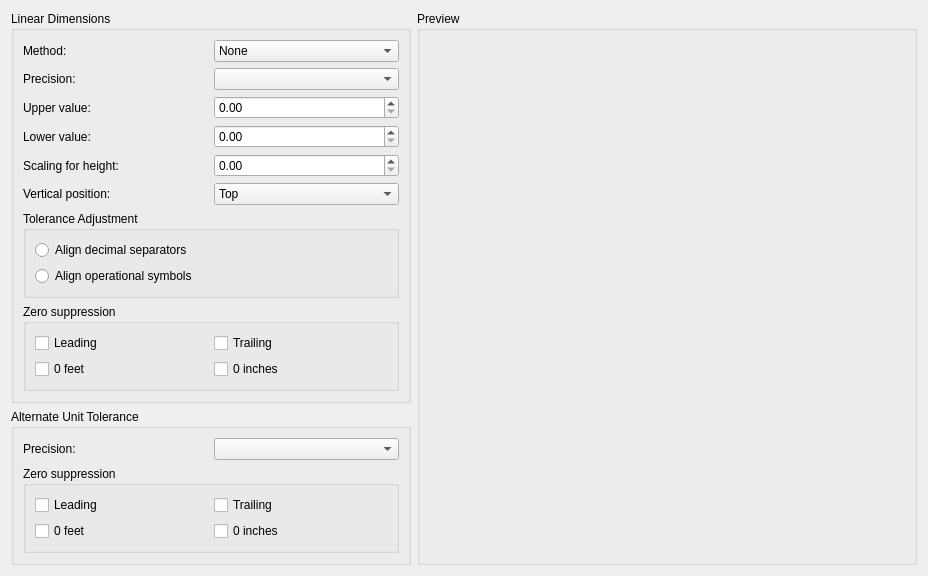
     <widget class="QWidget" name="tabTolerances">
      <attribute name="title">
       <string>Tolerances</string>
      </attribute>
      <layout class="QGridLayout" name="gridLayout_16">
       <item row="1" column="0">
        <widget class="QGroupBox" name="dsbTolScalingHeight">
         <property name="minimumSize">
          <size>
           <width>400</width>
           <height>0</height>
          </size>
         </property>
         <property name="title">
          <string>Linear Dimensions</string>
         </property>
         <layout class="QGridLayout" name="gridLayout_32">
          <item row="4" column="1">
           <widget class="QDoubleSpinBox" name="dsbTolLowerLimit">
            <property name="toolTip">
             <string>Sets the minimum or lower tolerance value. (DIMTM system variable)</string>
            </property>
            <property name="singleStep">
             <double>0.100000000000000</double>
            </property>
           </widget>
          </item>
          <item row="8" column="0" colspan="2">
           <widget class="QGroupBox" name="gbTolZeros">
            <property name="title">
             <string>Zero suppression</string>
            </property>
            <layout class="QGridLayout" name="gridLayout_34">
             <item row="0" column="0">
              <widget class="QCheckBox" name="cbTolZerosLeading">
               <property name="toolTip">
                <string>Suppresses leading zeros in all decimal dimensions (DIMTZIN system variable).</string>
               </property>
               <property name="text">
                <string>Leading</string>
               </property>
              </widget>
             </item>
             <item row="0" column="1">
              <widget class="QCheckBox" name="cbTolZerosTrailing">
               <property name="toolTip">
                <string>Suppresses trailing zeros in all decimal dimensions (DIMTZIN system variable).</string>
               </property>
               <property name="text">
                <string>Trailing</string>
               </property>
              </widget>
             </item>
             <item row="1" column="0">
              <widget class="QCheckBox" name="cbTolZeros0Feet">
               <property name="toolTip">
                <string>Suppresses the feet portion of a feet-and-inches dimension when the distance is less than 1 foot (DIMTZIN system variable). </string>
               </property>
               <property name="text">
                <string>0 feet</string>
               </property>
              </widget>
             </item>
             <item row="1" column="1">
              <widget class="QCheckBox" name="cbTolZeros0Inches">
               <property name="toolTip">
                <string>Suppresses the inches portion of a feet-and-inches dimension when the distance is an integral number of feet (DIMTZIN system variable). </string>
               </property>
               <property name="text">
                <string>0 inches</string>
               </property>
              </widget>
             </item>
            </layout>
           </widget>
          </item>
          <item row="0" column="1">
           <widget class="QComboBox" name="cbTolMethod">
            <property name="toolTip">
             <string>Sets the method for calculating the tolerance. (DIMTOL system variable)</string>
            </property>
            <item>
             <property name="text">
              <string>None</string>
             </property>
            </item>
            <item>
             <property name="text">
              <string>Symmetrical</string>
             </property>
            </item>
            <item>
             <property name="text">
              <string>Deviation</string>
             </property>
            </item>
            <item>
             <property name="text">
              <string>Limits</string>
             </property>
            </item>
            <item>
             <property name="text">
              <string>Basic</string>
             </property>
            </item>
           </widget>
          </item>
          <item row="6" column="1">
           <widget class="QG_ColorBox" name="cbTolVerticalPosition">
            <property name="toolTip">
             <string>Controls text justification for symmetrical and deviation tolerances (DIMTOLJ system variable).</string>
            </property>
            <item>
             <property name="text">
              <string>Top</string>
             </property>
            </item>
            <item>
             <property name="text">
              <string>Middle</string>
             </property>
            </item>
            <item>
             <property name="text">
              <string>Bottom</string>
             </property>
            </item>
           </widget>
          </item>
          <item row="3" column="0">
           <widget class="QLabel" name="label_62">
            <property name="text">
             <string>Upper value:</string>
            </property>
           </widget>
          </item>
          <item row="1" column="0">
           <widget class="QLabel" name="label_65">
            <property name="text">
             <string>Precision:</string>
            </property>
           </widget>
          </item>
          <item row="4" column="0">
           <widget class="QLabel" name="label_61">
            <property name="text">
             <string>Lower value:</string>
            </property>
           </widget>
          </item>
          <item row="1" column="1">
           <widget class="QG_ColorBox" name="cbTolPrecision">
            <property name="toolTip">
             <string>Sets the number of decimal places. (DIMTDEC system variable)</string>
            </property>
           </widget>
          </item>
          <item row="3" column="1">
           <widget class="QDoubleSpinBox" name="dsbTolUpperLimit">
            <property name="toolTip">
             <string>Sets the maximum or upper tolerance value. When you select Symmetrical in Method, this value is used for the tolerance. (DIMTP system variable)</string>
            </property>
            <property name="singleStep">
             <double>0.100000000000000</double>
            </property>
           </widget>
          </item>
          <item row="0" column="0">
           <widget class="QLabel" name="label_52">
            <property name="text">
             <string>Method:</string>
            </property>
           </widget>
          </item>
          <item row="6" column="0">
           <widget class="QLabel" name="label_60">
            <property name="text">
             <string>Vertical position:</string>
            </property>
           </widget>
          </item>
          <item row="5" column="1">
           <widget class="QDoubleSpinBox" name="dsbTolHeightScale">
            <property name="toolTip">
             <string>Sets the current height for the tolerance text. The ratio of the tolerance height to the main dimension text height is calculated and stored in the DIMTFAC system variable.</string>
            </property>
            <property name="singleStep">
             <double>0.100000000000000</double>
            </property>
           </widget>
          </item>
          <item row="5" column="0">
           <widget class="QLabel" name="label_63">
            <property name="text">
             <string>Scaling for height:</string>
            </property>
           </widget>
          </item>
          <item row="7" column="0" colspan="2">
           <widget class="QGroupBox" name="gbTolAdjustment">
            <property name="title">
             <string>Tolerance Adjustment</string>
            </property>
            <layout class="QGridLayout" name="gridLayout_33">
             <item row="0" column="0">
              <widget class="QRadioButton" name="rbTolAjustAlignDecimal">
               <property name="toolTip">
                <string>Values are stacked by their decimal separators.</string>
               </property>
               <property name="text">
                <string>Align decimal separators</string>
               </property>
              </widget>
             </item>
             <item row="1" column="0">
              <widget class="QRadioButton" name="rbTolAjustAlignOpSymbols">
               <property name="toolTip">
                <string>Values are stacked by their operational symbols.</string>
               </property>
               <property name="text">
                <string>Align operational symbols</string>
               </property>
              </widget>
             </item>
            </layout>
           </widget>
          </item>
         </layout>
        </widget>
       </item>
       <item row="2" column="0">
        <widget class="QGroupBox" name="grpTolAltUnit">
         <property name="title">
          <string>Alternate Unit Tolerance</string>
         </property>
         <layout class="QGridLayout" name="gridLayout_17">
          <item row="0" column="0">
           <widget class="QLabel" name="label_66">
            <property name="text">
             <string>Precision:</string>
            </property>
           </widget>
          </item>
          <item row="0" column="1">
           <widget class="QG_ColorBox" name="cbTolAltPrecision">
            <property name="toolTip">
             <string>Displays and sets the number of decimal places. (DIMALTTD system variable)</string>
            </property>
           </widget>
          </item>
          <item row="1" column="0" colspan="2">
           <widget class="QGroupBox" name="groupBox_28">
            <property name="title">
             <string>Zero suppression</string>
            </property>
            <layout class="QGridLayout" name="gridLayout_35">
             <item row="0" column="0">
              <widget class="QCheckBox" name="cbTolAltZerosLeading">
               <property name="toolTip">
                <string>Suppresses leading zeros in all decimal dimensions (DIMALTTZ system variable). </string>
               </property>
               <property name="text">
                <string>Leading</string>
               </property>
              </widget>
             </item>
             <item row="0" column="1">
              <widget class="QCheckBox" name="cbTolAltZerosTrailing">
               <property name="toolTip">
                <string>Suppresses trailing zeros in all decimal dimensions (DIMALTTZ system variable).</string>
               </property>
               <property name="text">
                <string>Trailing</string>
               </property>
              </widget>
             </item>
             <item row="1" column="0">
              <widget class="QCheckBox" name="cbTolAltZeros0Feet">
               <property name="toolTip">
                <string>Suppresses the feet portion of a feet-and-inches dimension when the distance is less than 1 foot (DIMALTTZ system variable).</string>
               </property>
               <property name="text">
                <string>0 feet</string>
               </property>
              </widget>
             </item>
             <item row="1" column="1">
              <widget class="QCheckBox" name="cbTolAltZeros0Inches">
               <property name="toolTip">
                <string>Suppresses the inches portion of a feet-and-inches dimension when the distance is an integral number of feet (DIMALTTZ system variable).</string>
               </property>
               <property name="text">
                <string>0 inches</string>
               </property>
              </widget>
             </item>
            </layout>
           </widget>
          </item>
         </layout>
        </widget>
       </item>
       <item row="3" column="0">
        <spacer name="verticalSpacer_4">
         <property name="orientation">
          <enum>Qt::Vertical</enum>
         </property>
         <property name="sizeHint" stdset="0">
          <size>
           <width>0</width>
           <height>0</height>
          </size>
         </property>
        </spacer>
       </item>
       <item row="1" column="1" rowspan="3">
        <widget class="QGroupBox" name="gbPreviewTolerance">
         <property name="minimumSize">
          <size>
           <width>500</width>
           <height>0</height>
          </size>
         </property>
         <property name="title">
          <string>Preview</string>
         </property>
        </widget>
       </item>
      </layout>
     </widget>
